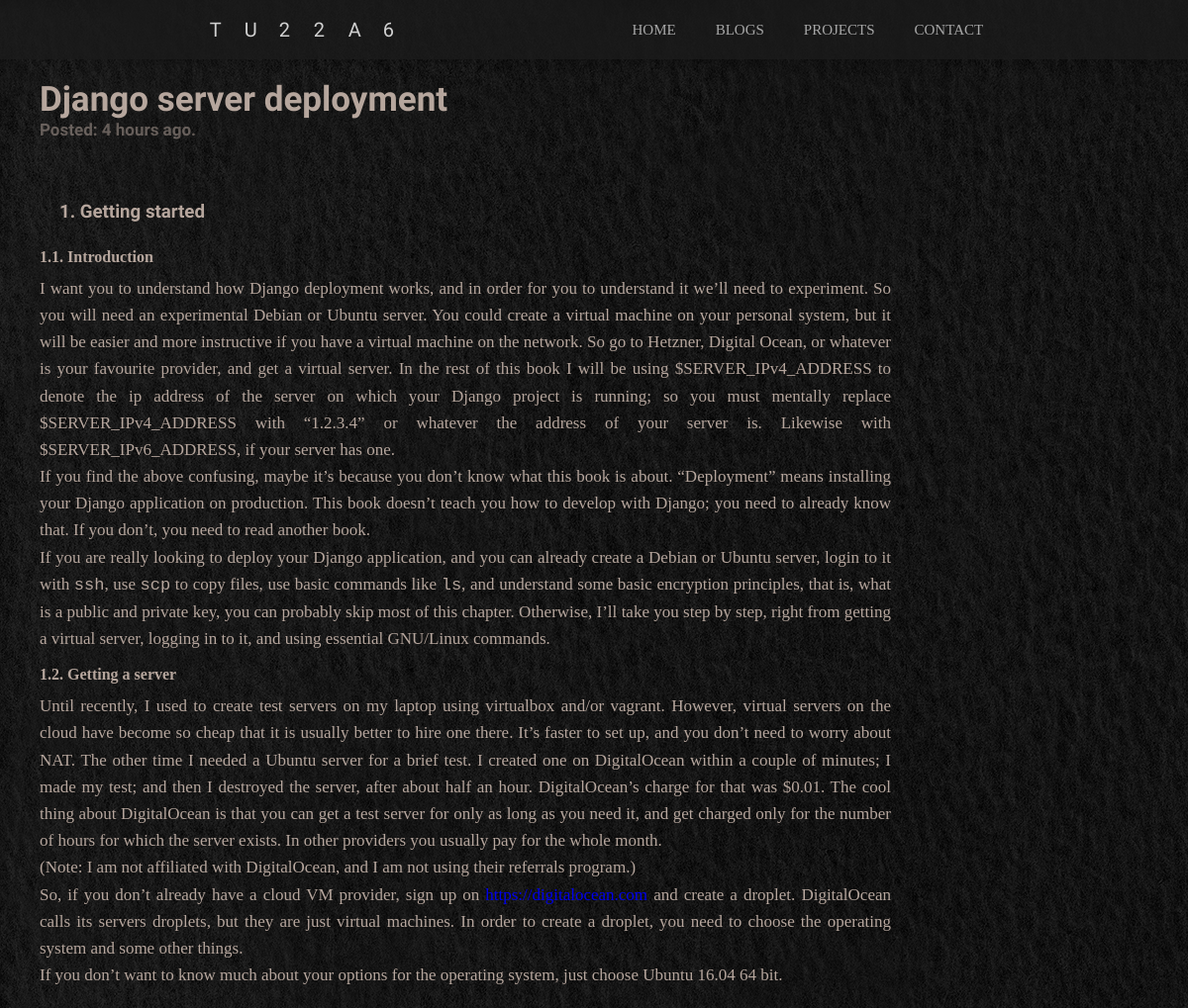
Screenshot of /blog/test-post-3 with the database file from the repository.
### TestApp/models.py (models this page shows, shortened)
class Post(models.Model):
    title = models.CharField( max_length=200)
    preface = models.CharField(max_length=500, default="Hello")
    content = models.TextField()
    date_posted = models.DateTimeField( auto_now=False, auto_now_add=True)
    post_category=models.ForeignKey(PostCategory,default=0,verbose_name="Categories",on_delete=models.SET_DEFAULT)
    post_slug = models.SlugField(max_length=100)
    def whenpublished(self):
        now = timezone.now()
        diff= now - self.date_posted
        if diff.days == 0 and diff.seconds >= 0 and diff.seconds < 60:
            seconds= diff.seconds
            return "Just now."
        if diff.days == 0 and diff.seconds >= 60 and diff.seconds < 3600:
            minutes= math.floor(diff.seconds/60)
            if minutes == 1:
                return "A minute ago."
            else:
                return str(minutes) + " minutes ago."
        if diff.days == 0 and diff.seconds >= 3600 and diff.seconds < 86400:
            hours= math.floor(diff.seconds/3600)
            if hours == 1:
                return "An hour ago."
            else:
                return str(hours) + " hours ago."

### TestApp/views.py (the view)
# urls.py: path("blog/<slug>",views.post,name="Posts")
def post(request, slug):
    return render_to_response('TestApp/post.html',{'post':get_object_or_404(Post,post_slug=slug)})

### TestApp/templates/TestApp/post.html (shortened to what this page needs)
{% extends 'TestApp/base.html' %}
{% load staticfiles %}
{% block style %}
<link rel="stylesheet" type="text/css" href=" {% static '/css/prism(1).css' %}">
<link rel="stylesheet" type="text/css" href="{% static 'css/post.css' %}">
{% endblock style %}
{% block content %}
<div class="container">
    <h1>{{post.title}}</h1>
    <h3>Posted: {{post.whenpublished}}</h3>
    <div class=content>
        <p>{{post.content|safe}}</p>
    </div>
</div>
{% endblock content %}

### TestApp/static/css/post.css (style rules this page uses)
*, *:before, *:after { margin: 0; padding: 0; box-sizing: border-box; }
html { font-size: 10px; }
body { background: url(images/07-Black-Paper-Different-Texture-Types-A4-Dapple.jpg) no-repeat fixed; display: flex; min-height: 100vh; }
.container { position: absolute; display: inline; color: rgb(182, 166, 157); top: 80px; left: 20px; max-width: 75%; }
.container h1 { padding-left: 20px; font-size: 35px; font-family: 'Kaushan Script', cursive; }
.container h3 { padding-left: 20px; padding-bottom: 20px; font-size: 17px; font-family: 'Jaldi', sans-serif; opacity: 50%; }
.content { line-height: 1.6; padding: 20px; font-size: 17px; text-align: justify; }
a { text-decoration: none; }

### rows the page displays
Post: title "Django server deployment", whenpublished "4 hours ago.", content "1. Getting started 1.1. Introduction I want you to understand how Django deployment works, and in order for you to understand it we’ll need to experiment. So you will need an experimental Debian or Ubuntu server. You could create a virtual machine on your personal system, but it will be easier and more instructive if you have a virtual machine on the network. So go to Hetzner, Digital Ocean, or whatever is your favourite provider, and get a virtual server. In the rest of this book I will be using $SERVER_IPv4_ADDRESS to denote the ip address of the server on which your Django project is running; so you must mentally replace $SERVER_IPv4_ADDRESS with “1.2.3.4” or whatever the address of your…"
